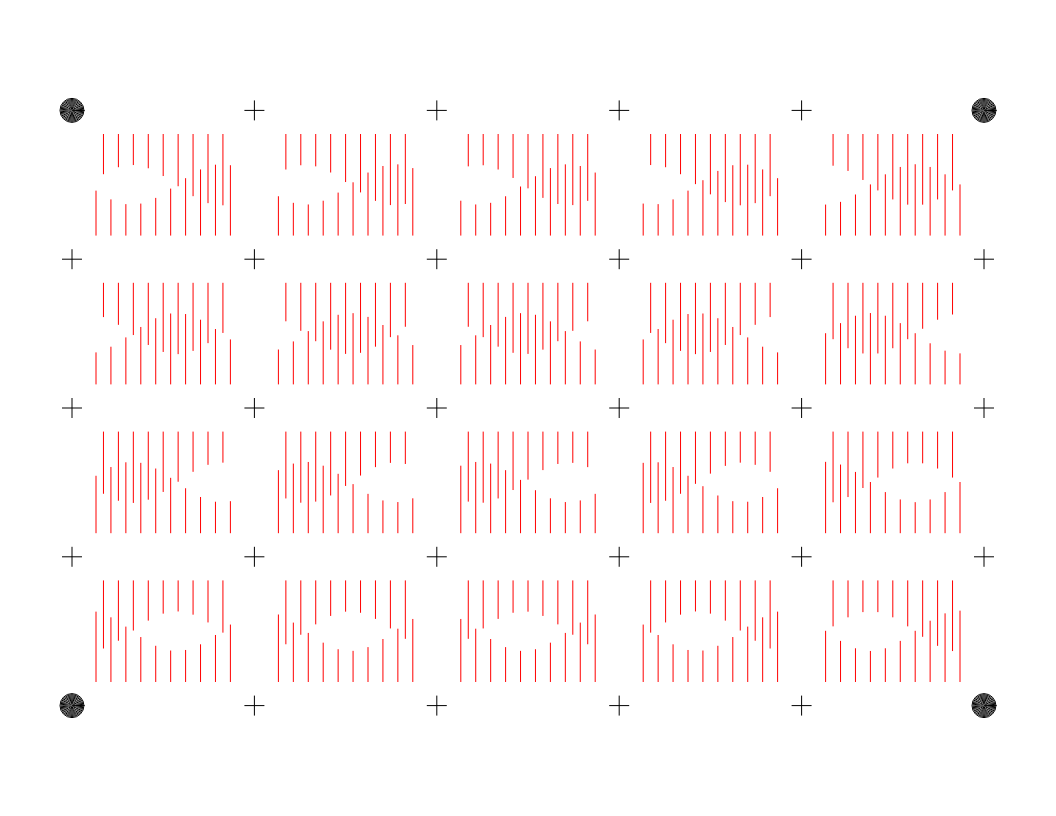
Frame 1 (no input)
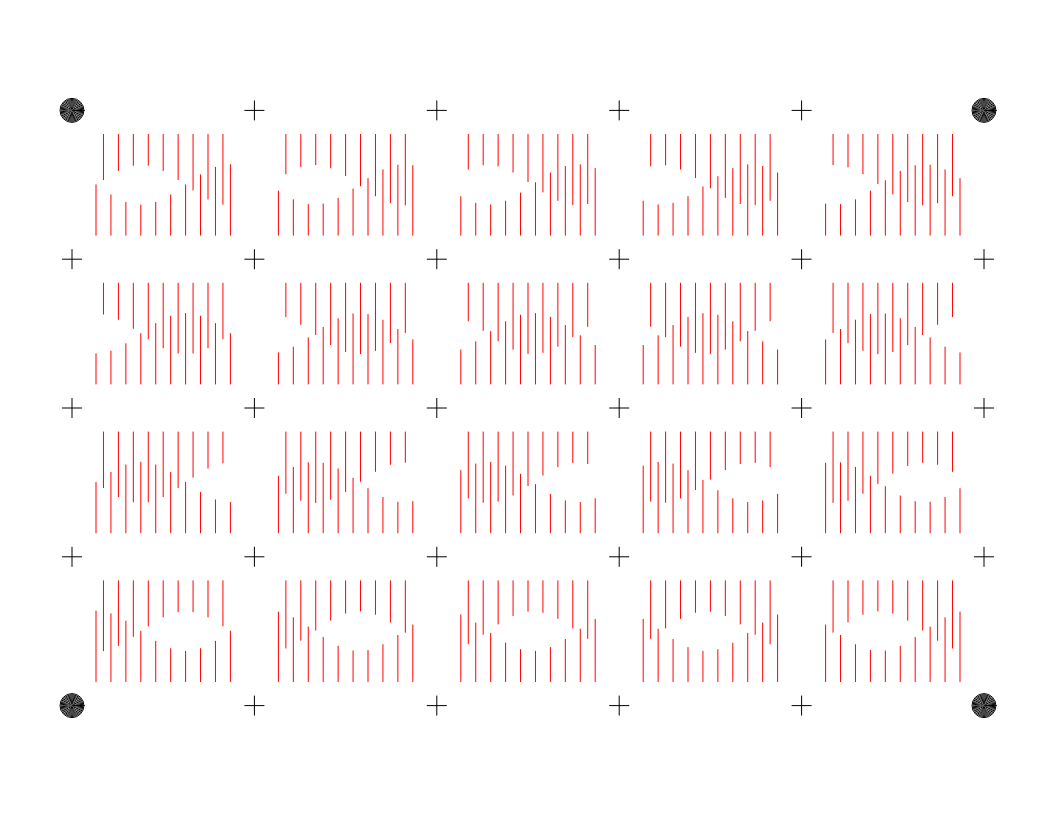
Frame 60 (no input)
Frame 120 (the mouse pressed at the canvas centre since frame 60): identical to frame 60, image omitted

The p5.js sketch that drew these frames (run headless with seeded random() and noise() and a simulated clock; from frame 60 on, the mouse is pressed at the canvas centre):

// p5.js sketch
// ── sketch.js
// 5x4, 4x4, 4x3, 6x4, 6x5, 5x5, 3x3, 5x3
const nCols = 5; 
const nRows = 4;
const aspectFrame = 4/3;

const inch = 96;
const marginPageX = inch * 0.75; // inches
const marginCell = inch * 0.25;
const circR = inch / 8;
const nCirc = Math.round(circR/inch * 80); 
const nFrames = nCols * nRows;
let bShowDebug = false;
let bAnimating = true;
let myFrameCount = 0; 


p5.disableFriendlyErrors = true; 
let bDoExportSvg = false; 

//----------------------------------------------------------------
function setup() {
  createCanvas(11*inch, 8.5*inch);
  frameRate(30); 
  strokeWeight(1.0); 
  noFill(); 
}


//----------------------------------------------------------------
function keyPressed(){
  if (key == 's'){ 
    bDoExportSvg = true; 
  } else if (key == 'd'){
    bShowDebug = !bShowDebug;
  } else if (key == ' '){
    bAnimating = !bAnimating; 
  } else if (!bAnimating && keyCode === LEFT_ARROW) {
    myFrameCount--;
  } else if (!bAnimating && keyCode === RIGHT_ARROW) {
    myFrameCount++;
  }
}


//----------------------------------------------------------------
function draw() {
  background('white');
  if (bDoExportSvg){
    let timeStr = nf(hour(),2)+nf(minute(),2); 
    let fn = "animation_" + nCols + "x" + nRows + "_" + timeStr + ".svg";
    beginRecordSVG(this, fn);
    setSvgGroupByStrokeColor(true); 
    setSvgFlattenTransforms(true); 
  }
  
  if (bAnimating){ 
    myFrameCount++; 
  }
  
  stroke('black');
  drawDebugAndRegistrationFeatures(); 
  
  stroke('red');
  drawAnimationFrames();
  

  if (bDoExportSvg){
    endRecordSVG();
    bDoExportSvg = false;
  }
}


//----------------------------------------------------------------
function drawAnimationFrames(){
  for (let row=0; row<nRows; row++){
    for (let col=0; col<nCols; col++){
      let C = getCellAndFrameCoords(row,col); 
      let findex = row*nCols + col;
      drawAnimationFrame(C.framex,C.framey,C.framew,C.frameh, findex);
    }
  }
}


//----------------------------------------------------------------
function drawAnimationFrame (fx,fy, fw,fh, findex){
  // After a design by Dave Mawer (dmawer_art)
  // https://x.com/FigsFromPlums/status/1974203677771477418
  const phase = TWO_PI * ((myFrameCount+findex)%nFrames)/nFrames; 
  push(); 
  translate(fx,fy); 
  let nLines = 19; 
  for (let i=0; i<nLines; i++){
    let sx = map(i, 0, nLines-1, 0, 0.75 * TWO_PI) + phase; 
    let px = map(i, 0, nLines-1, 0,fw); 
    let sy = sin(sx) * ((i%2 == 0) ? 1 : -1);
    let py = map(sy, -1,1, fh*0.3, fh*0.7); 
    let qy = (i%2 == 0) ? fh : 0;
    line(px,py, px,qy); 
  }
  pop(); 
}


//----------------------------------------------------------------
function drawAnimationFrameFancy (fx,fy, fw,fh, findex){
  const t = ((myFrameCount+findex)%nFrames)/nFrames; // findex / nFrames; 
  
  push(); 
  translate(fx,fy); 
  
  let cx = fw/2 + 0*20 * sin(t*TWO_PI + PI/2);
  let cy = fh/2 + 0*10 * sin(t*TWO_PI * 2);
  let nc = 20;
  for (let i=0; i<nc; i++){
    let cr = map(i+t,0,nc, 0,1); 
    cr = pow(cr, 0.6); 
    cr *= fw * 0.7; 
    cr += 2.0 * sin((t*TWO_PI) + 2*(i+t)/nc * TWO_PI);
    cr += 0.5; 
    
    let qx = cx;
    let qy = cy; 
    const np = 32; 
    for (let j=0; j<=np; j++){
      let u = map(j,0,np, 0,TWO_PI);
      u += t * TWO_PI / np;
      let px = cx + cr * cos(u); 
      let py = cy + cr * sin(u);  
      if ((j > 0) && ((j+i)%2 == 0)) {
        lineClipped(px,py,qx,qy, 0,0,fw,fh); 
        //line(px,py,qx,qy); 
      }
      qx = px; 
      qy = py;
    }
  }
  
  pop(); 
}


//----------------------------------------------------------------
function drawDebugAndRegistrationFeatures(){
  for (let row=0; row<=nRows; row++){
    for (let col=0; col<=nCols; col++){
      let C = getCellAndFrameCoords(row,col); 
      
      if (((row==0) || (row==nRows)) && ((col==0) || (col==nCols))) {
        // draw registration circles on corners
        for (let h=0; h<=nCirc; h++){
          let hr = map(h,0,nCirc, 1,circR);
          circle(C.cellx, C.celly, hr*2);
        }
      } else {
        // draw registration crosses
        let d = circR*0.8; 
        line(C.cellx,C.celly-d, C.cellx,C.celly+d);
        line(C.cellx-d,C.celly, C.cellx+d,C.celly);
      }
      if (row<nRows && col<nCols){
        // draw animation frame borders
        if (bShowDebug){
          rect(C.framex,C.framey, C.framew,C.frameh); 
        }
      }
    }
  }
}


//----------------------------------------------------------------
function getCellAndFrameCoords(row, col){
  let cx = map(col,0,nCols, marginPageX,width-marginPageX);
  let cw = (width - 2*marginPageX)/nCols;
  let fw = cw - 2*marginCell;
  let fh = fw/aspectFrame;
  let ch = fh + 2*marginCell;
  let marginPageY = (height - nRows*ch)/2;
  let cy = marginPageY + row*ch;
  let fx = cx + marginCell;
  let fy = cy + marginCell; 
  
  return { 
    cellx: cx,
    celly: cy,
    cellw: cw,
    cellh: ch, 
    framex: fx, 
    framey: fy, 
    framew: fw,
    frameh: fh
  };
}


//----------------------------------------------------------------
function lineClipped(ax, ay, bx, by, rx, ry, rw, rh){
  let L = getLineClippedToRect(ax, ay, bx, by, rx, ry, rw, rh);
  if (L){
    line(L.x0,L.y0, L.x1,L.y1);
  }
}


//----------------------------------------------------------------
// Liang–Barsky clipping:
// Crop a line segment (ax,ay)-(bx,by) to 
// an axis-aligned rect at (rx,ry) size (rw,rh).
// Returns {x0,y0,x1,y1} if there is an overlap; 
// otherwise returns null.
function getLineClippedToRect(ax, ay, bx, by, rx, ry, rw, rh) {
  const xMin = rx,      xMax = rx + rw;
  const yMin = ry,      yMax = ry + rh;

  let t0 = 0, t1 = 1;                 // param range for clipped segment
  const dx = bx - ax, dy = by - ay;

  // Liang–Barsky helper: clip against a single half-space
  function clip(p, q) {
    if (p === 0) {                    // segment parallel to this boundary
      if (q < 0) return false;        // entirely outside
      return true;                    // inside; no change to [t0,t1]
    }
    const r = q / p;
    if (p < 0) {
      if (r > t1) return false;
      if (r > t0) t0 = r;
    } else { // p > 0
      if (r < t0) return false;
      if (r < t1) t1 = r;
    }
    return true;
  }

  // Clip against the four rectangle sides
  if (
    clip(-dx, ax - xMin) && // left
    clip( dx, xMax - ax) && // right
    clip(-dy, ay - yMin) && // top
    clip( dy, yMax - ay)    // bottom
  ) {
    // Compute the clipped endpoints
    let px = ax + t0 * dx;
    let py = ay + t0 * dy;
    let qx = ax + t1 * dx;
    let qy = ay + t1 * dy;

    // Small numeric guard to land exactly on edges if we're off by ~epsilon
    px = constrain(px, xMin, xMax);
    py = constrain(py, yMin, yMax);
    qx = constrain(qx, xMin, xMax);
    qy = constrain(qy, yMin, yMax);

    return { x0: px, y0: py, x1: qx, y1: qy };
  }
  return null; // no intersection with the rectangle
}
